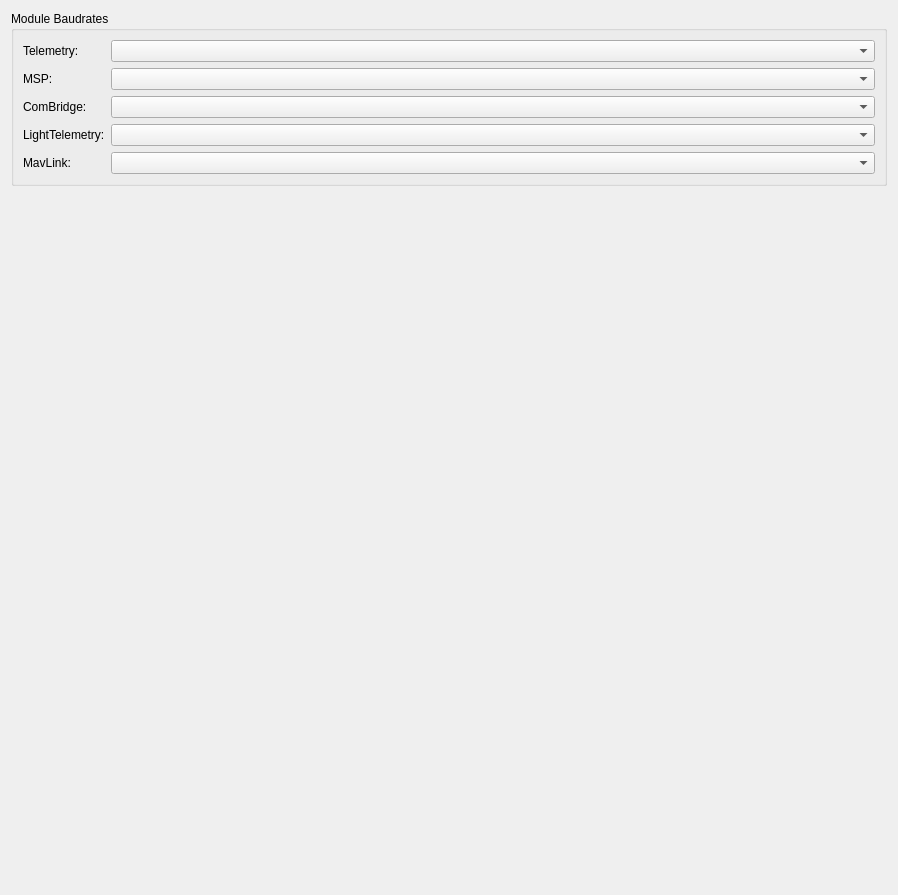
         <widget class="QWidget" name="scrollAreaWidgetContents_9">
          <property name="geometry">
           <rect>
            <x>0</x>
            <y>0</y>
            <width>898</width>
            <height>895</height>
           </rect>
          </property>
          <layout class="QVBoxLayout" name="verticalLayout_21">
           <item>
            <widget class="QGroupBox" name="gbModuleSpeeds">
             <property name="title">
              <string>Module Baudrates</string>
             </property>
             <layout class="QFormLayout" name="formLayout_4">
              <item row="0" column="0">
               <widget class="QLabel" name="lbTelemetry">
                <property name="text">
                 <string>Telemetry: </string>
                </property>
               </widget>
              </item>
              <item row="0" column="1">
               <widget class="QComboBox" name="cb_TelemetryBaudRate">
                <property name="objrelation" stdset="0">
                 <stringlist notr="true">
                  <string>objname:ModuleSettings</string>
                  <string>fieldname:TelemetrySpeed</string>
                 </stringlist>
                </property>
               </widget>
              </item>
              <item row="2" column="0">
               <widget class="QLabel" name="lbComBridge">
                <property name="text">
                 <string>ComBridge:</string>
                </property>
               </widget>
              </item>
              <item row="2" column="1">
               <widget class="QComboBox" name="cb_combridgeSpeed">
                <property name="objrelation" stdset="0">
                 <stringlist notr="true">
                  <string>objname:ModuleSettings</string>
                  <string>fieldname:ComUsbBridgeSpeed</string>
                 </stringlist>
                </property>
               </widget>
              </item>
              <item row="3" column="0">
               <widget class="QLabel" name="lbLightTelemetry">
                <property name="text">
                 <string>LightTelemetry:</string>
                </property>
               </widget>
              </item>
              <item row="3" column="1">
               <widget class="QComboBox" name="cb_LightTelemetrySpeed">
                <property name="objrelation" stdset="0">
                 <stringlist notr="true">
                  <string>objname:ModuleSettings</string>
                  <string>fieldname:LightTelemetrySpeed</string>
                 </stringlist>
                </property>
               </widget>
              </item>
              <item row="4" column="0">
               <widget class="QLabel" name="lbMavLink">
                <property name="text">
                 <string>MavLink:</string>
                </property>
               </widget>
              </item>
              <item row="4" column="1">
               <widget class="QComboBox" name="cb_MavlinkSpeed">
                <property name="objrelation" stdset="0">
                 <stringlist notr="true">
                  <string>objname:ModuleSettings</string>
                  <string>fieldname:MavlinkSpeed</string>
                 </stringlist>
                </property>
               </widget>
              </item>
              <item row="1" column="0">
               <widget class="QLabel" name="lbMsp">
                <property name="text">
                 <string>MSP:</string>
                </property>
               </widget>
              </item>
              <item row="1" column="1">
               <widget class="QComboBox" name="cb_MspSpeed">
                <property name="objrelation" stdset="0">
                 <stringlist notr="true">
                  <string>objname:ModuleSettings</string>
                  <string>fieldname:MSPSpeed</string>
                 </stringlist>
                </property>
               </widget>
              </item>
             </layout>
            </widget>
           </item>
           <item>
            <spacer name="verticalSpacer_3">
             <property name="orientation">
              <enum>Qt::Vertical</enum>
             </property>
             <property name="sizeHint" stdset="0">
              <size>
               <width>20</width>
               <height>651</height>
              </size>
             </property>
            </spacer>
           </item>
          </layout>
         </widget>
